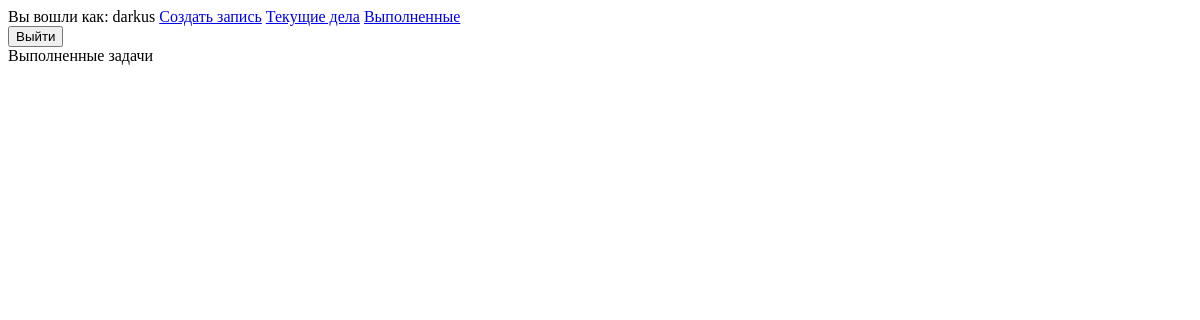
Page /complited/ (signed in) on the earlier database version.
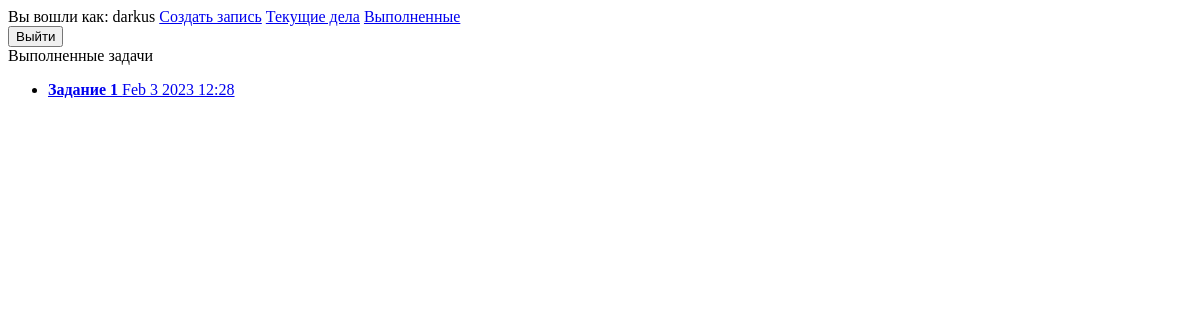
Same page on the later database version.
### todo/models.py (models this page shows, shortened)
class Todo(models.Model):
    title = models.CharField(max_length=100)
    memo = models.TextField(blank=True)
    date_time = models.DateTimeField(auto_now_add=True)
    date_completed = models.DateTimeField(null=True, blank=True)
    important = models.BooleanField(default=False)
    user = models.ForeignKey(User, on_delete=models.CASCADE)

### todo/views.py (the view)
# urls.py: path('complited/', views.complited_todos, name='complited_todos'),
@login_required
def complited_todos(request):
    todos = Todo.objects.filter(user=request.user, date_completed__isnull=False).order_by('-date_completed')
    return render(request, 'complited_todos.html', {'todos':todos})

### templates/complited_todos.html (shortened to what this page needs)
<!DOCTYPE html>
<html lang="en">
<head>
</head>
<body>
{% extends 'base.html' %}
{% block content %}
    Выполненные задачи
<ul>
    {% for todo in todos %}
    <li>
    <a href="{% url 'viewtodo' todo.id %}">
        {% if todo.important %}<b>{% endif %}{{ todo.title }}
        {% if todo.important %}</b>{% endif %}
        {{ todo.date_completed|date:'M j Y H:i' }}
    </a>
    </li>
    {% endfor %}
</ul>
{% endblock %}

Differences in the rows shown:
now on this page (row edited): Todo: title "Задание 1", date_completed "Feb 3 2023 12:28"
